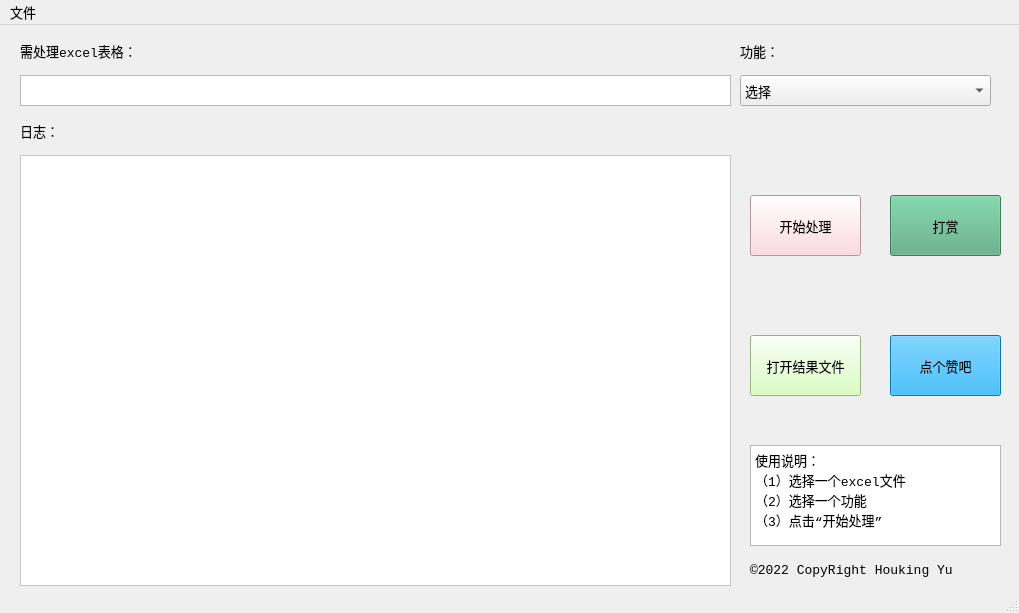
<?xml version="1.0" encoding="UTF-8"?>
<ui version="4.0">
 <class>MainWindow</class>
 <widget class="QMainWindow" name="MainWindow">
  <property name="geometry">
   <rect>
    <x>0</x>
    <y>0</y>
    <width>1019</width>
    <height>613</height>
   </rect>
  </property>
  <property name="font">
   <font>
    <family>Consolas</family>
    <pointsize>10</pointsize>
    <weight>9</weight>
    <italic>false</italic>
    <bold>false</bold>
   </font>
  </property>
  <property name="windowTitle">
   <string>houkingyu♥can</string>
  </property>
  <property name="windowIcon">
   <iconset>
    <normaloff>../../.designer/backup/resource/logo.ico</normaloff>../../.designer/backup/resource/logo.ico</iconset>
  </property>
  <property name="styleSheet">
   <string notr="true">font: 75 10pt &quot;Consolas&quot;;</string>
  </property>
  <widget class="QWidget" name="centralwidget">
   <widget class="QPlainTextEdit" name="LogText">
    <property name="geometry">
     <rect>
      <x>20</x>
      <y>130</y>
      <width>711</width>
      <height>431</height>
     </rect>
    </property>
    <property name="font">
     <font>
      <family>Consolas</family>
      <pointsize>10</pointsize>
      <weight>9</weight>
      <italic>false</italic>
      <bold>false</bold>
     </font>
    </property>
    <property name="styleSheet">
     <string notr="true">background-color:rgb(255, 255, 255);
</string>
    </property>
    <property name="plainText">
     <string/>
    </property>
   </widget>
   <widget class="QLabel" name="text1">
    <property name="geometry">
     <rect>
      <x>20</x>
      <y>90</y>
      <width>121</width>
      <height>31</height>
     </rect>
    </property>
    <property name="text">
     <string>日志：</string>
    </property>
   </widget>
   <widget class="QPlainTextEdit" name="InputText">
    <property name="geometry">
     <rect>
      <x>20</x>
      <y>50</y>
      <width>711</width>
      <height>31</height>
     </rect>
    </property>
   </widget>
   <widget class="QLabel" name="text2">
    <property name="geometry">
     <rect>
      <x>20</x>
      <y>10</y>
      <width>141</width>
      <height>31</height>
     </rect>
    </property>
    <property name="text">
     <string>需处理excel表格：</string>
    </property>
   </widget>
   <widget class="QLabel" name="text2_2">
    <property name="geometry">
     <rect>
      <x>740</x>
      <y>10</y>
      <width>141</width>
      <height>31</height>
     </rect>
    </property>
    <property name="text">
     <string>功能：</string>
    </property>
   </widget>
   <widget class="QComboBox" name="FuncomboBox">
    <property name="geometry">
     <rect>
      <x>740</x>
      <y>50</y>
      <width>251</width>
      <height>31</height>
     </rect>
    </property>
    <item>
     <property name="text">
      <string>选择</string>
     </property>
    </item>
    <item>
     <property name="text">
      <string>三费-智慧城市</string>
     </property>
    </item>
   </widget>
   <widget class="QPushButton" name="LikeButton">
    <property name="geometry">
     <rect>
      <x>890</x>
      <y>310</y>
      <width>111</width>
      <height>61</height>
     </rect>
    </property>
    <property name="styleSheet">
     <string notr="true">
background-color: rgb(0, 170, 255);</string>
    </property>
    <property name="text">
     <string>点个赞吧</string>
    </property>
   </widget>
   <widget class="QPushButton" name="OpenButton">
    <property name="geometry">
     <rect>
      <x>750</x>
      <y>310</y>
      <width>111</width>
      <height>61</height>
     </rect>
    </property>
    <property name="font">
     <font>
      <family>Consolas</family>
      <pointsize>10</pointsize>
      <weight>9</weight>
      <italic>false</italic>
      <bold>false</bold>
     </font>
    </property>
    <property name="styleSheet">
     <string notr="true">background-color:rgb(208, 255, 176)</string>
    </property>
    <property name="text">
     <string>打开结果文件</string>
    </property>
   </widget>
   <widget class="QPushButton" name="ProcessButton">
    <property name="geometry">
     <rect>
      <x>750</x>
      <y>170</y>
      <width>111</width>
      <height>61</height>
     </rect>
    </property>
    <property name="font">
     <font>
      <family>Consolas</family>
      <pointsize>10</pointsize>
      <weight>9</weight>
      <italic>false</italic>
      <bold>false</bold>
      <kerning>true</kerning>
     </font>
    </property>
    <property name="styleSheet">
     <string notr="true">background-color:rgb(255, 208, 218);</string>
    </property>
    <property name="text">
     <string>开始处理</string>
    </property>
    <property name="autoDefault">
     <bool>false</bool>
    </property>
   </widget>
   <widget class="QTextBrowser" name="textBrowser_2">
    <property name="geometry">
     <rect>
      <x>750</x>
      <y>420</y>
      <width>251</width>
      <height>101</height>
     </rect>
    </property>
    <property name="html">
     <string>&lt;!DOCTYPE HTML PUBLIC &quot;-//W3C//DTD HTML 4.0//EN&quot; &quot;http://www.w3.org/TR/REC-html40/strict.dtd&quot;&gt;
&lt;html&gt;&lt;head&gt;&lt;meta name=&quot;qrichtext&quot; content=&quot;1&quot; /&gt;&lt;style type=&quot;text/css&quot;&gt;
p, li { white-space: pre-wrap; }
&lt;/style&gt;&lt;/head&gt;&lt;body style=&quot; font-family:'Consolas'; font-size:10pt; font-weight:72; font-style:normal;&quot;&gt;
&lt;p style=&quot; margin-top:0px; margin-bottom:0px; margin-left:0px; margin-right:0px; -qt-block-indent:0; text-indent:0px;&quot;&gt;使用说明：&lt;/p&gt;
&lt;p style=&quot; margin-top:0px; margin-bottom:0px; margin-left:0px; margin-right:0px; -qt-block-indent:0; text-indent:0px;&quot;&gt;（1）选择一个excel文件&lt;/p&gt;
&lt;p style=&quot; margin-top:0px; margin-bottom:0px; margin-left:0px; margin-right:0px; -qt-block-indent:0; text-indent:0px;&quot;&gt;（2）选择一个功能&lt;/p&gt;
&lt;p style=&quot; margin-top:0px; margin-bottom:0px; margin-left:0px; margin-right:0px; -qt-block-indent:0; text-indent:0px;&quot;&gt;（3）点击“开始处理”&lt;/p&gt;&lt;/body&gt;&lt;/html&gt;</string>
    </property>
   </widget>
   <widget class="QLabel" name="text2_3">
    <property name="geometry">
     <rect>
      <x>750</x>
      <y>530</y>
      <width>241</width>
      <height>31</height>
     </rect>
    </property>
    <property name="text">
     <string>©2022 CopyRight Houking Yu</string>
    </property>
   </widget>
   <widget class="QPushButton" name="DonateButton">
    <property name="geometry">
     <rect>
      <x>890</x>
      <y>170</y>
      <width>111</width>
      <height>61</height>
     </rect>
    </property>
    <property name="styleSheet">
     <string notr="true">
background-color: rgb(85, 170, 127);</string>
    </property>
    <property name="text">
     <string>打赏</string>
    </property>
   </widget>
  </widget>
  <widget class="QMenuBar" name="menubar">
   <property name="geometry">
    <rect>
     <x>0</x>
     <y>0</y>
     <width>1019</width>
     <height>26</height>
    </rect>
   </property>
   <widget class="QMenu" name="menuFile">
    <property name="title">
     <string>文件</string>
    </property>
    <addaction name="actionOpen"/>
   </widget>
   <addaction name="menuFile"/>
  </widget>
  <widget class="QStatusBar" name="statusbar"/>
  <action name="actionOpen">
   <property name="text">
    <string>Open</string>
   </property>
   <property name="shortcut">
    <string>Ctrl+O</string>
   </property>
  </action>
 </widget>
 <resources/>
 <connections/>
</ui>
